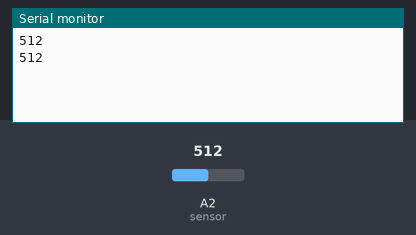
Recording of a sketch running on a simulated Arduino Uno, built with avr-gcc and run on an emulated ATmega328P. Parts: the last lines printed to the serial monitor. The inputs (shaded band) are chosen by the test bench; at power-on: A2 (sensor) = 512.

Above: at 1.8 s.
1.9 s: A2 (sensor) set to 716
At 2.8 s:
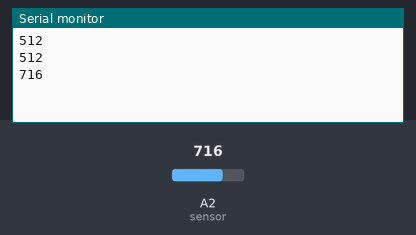
3.4 s: A2 (sensor) set to 900
At 4.5 s:
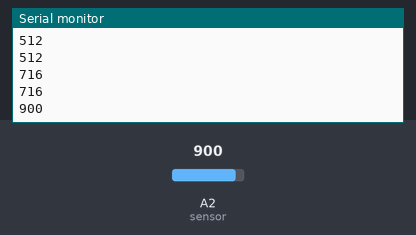
Timing chart, 0 to 6.4 s (numbered marks = the images above; inputs shaded):
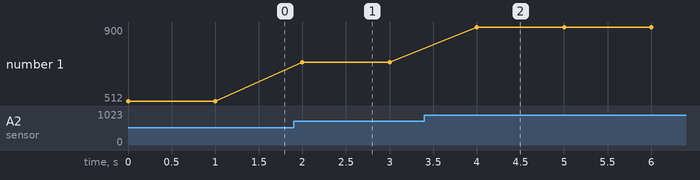

The sketch:

p1.ino
```cpp
int sensor = 2;

void setup(){
  Serial.begin(9600);
}
int v;
void loop(){
  v = analogRead(sensor);
  Serial.println(v);
  delay(1000);
}
```

Measured:
- after the input at 1.9 s, the serial monitor: prints a new line after 0.10 s (image 1)
- after the input at 3.4 s, the serial monitor: prints a new line after 0.60 s (image 2)
- plotted number 1: 512 → 716 after the input at 1.9 s, 716 → 900 after the input at 3.4 s
